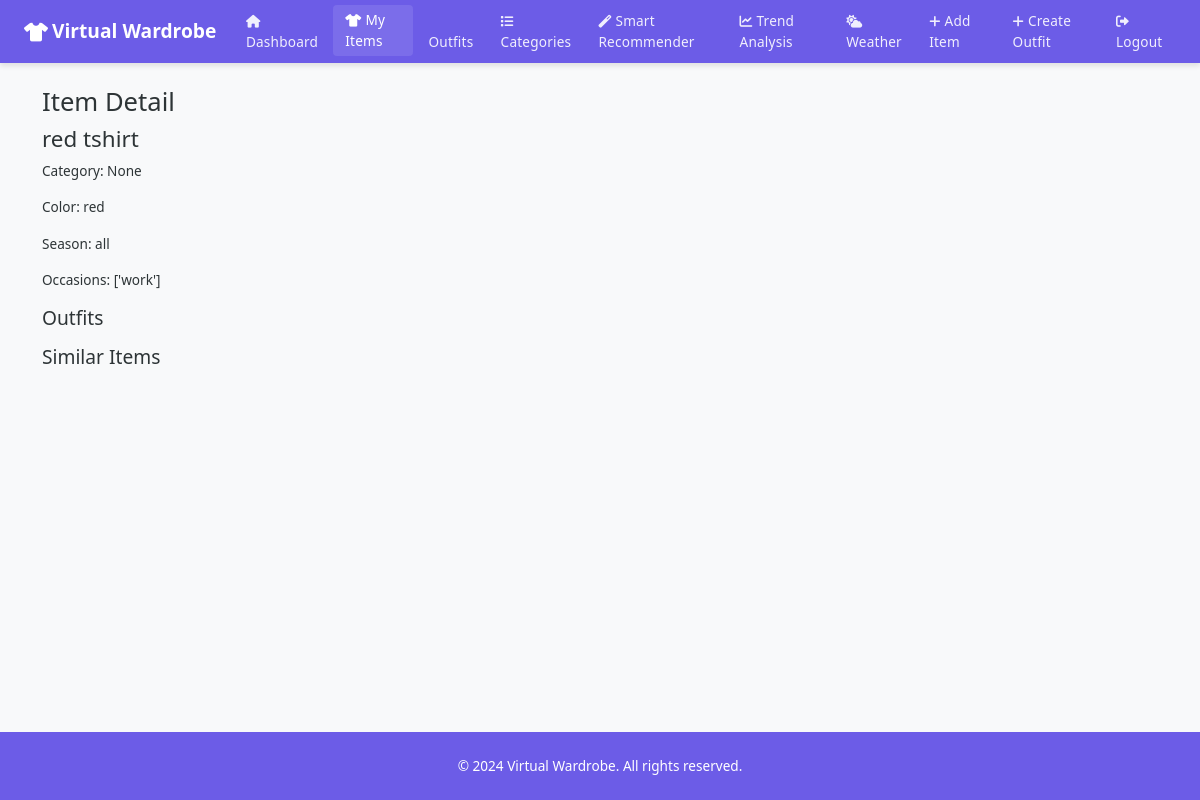
/items/1/ (signed in), run on the app's committed database.
### wardrobe_app/models.py (models this page shows, shortened)
class ClothingItem(models.Model):
    SEASON_CHOICES = [
        ('all', 'All Seasons'),
        ('summer', 'Summer'),
        ('winter', 'Winter'),
        ('spring', 'Spring'),
        ('autumn', 'Autumn'),
    ]
    FIT_CHOICES = [
        ('loose', 'Loose'),
        ('slim', 'Slim'),
        ('regular', 'Regular'),
        ('oversized', 'Oversized'),
        ('fitted', 'Fitted'),
        ('relaxed', 'Relaxed'),
        ('tapered', 'Tapered'),
        ('straight', 'Straight'),
    ]
    OCCASION_CHOICES = [
        ('casual', 'Casual'),
        ('work', 'Work'),
        ('formal', 'Formal'),
        ('sports', 'Sports'),
        ('party', 'Party'),
        ('wedding', 'Wedding'),
        ('interview', 'Interview'),
        ('date', 'Date Night'),
        ('travel', 'Travel'),
        ('beach', 'Beach'),
        ('gym', 'Gym'),
        ('hiking', 'Hiking'),
        ('running', 'Running'),
        ('swimming', 'Swimming'),
        ('business', 'Business'),
        ('cocktail', 'Cocktail'),
        ('evening', 'Evening'),
        ('brunch', 'Brunch'),
        ('picnic', 'Picnic'),
        ('concert', 'Concert'),
        ('festival', 'Festival'),
        ('graduation', 'Graduation'),
        ('prom', 'Prom'),
        ('religious', 'Religious'),
        ('other', 'Other'),
    ]
    PROCESSING_STATUS_CHOICES = [
        ('pending', 'Pending'),
        ('processing', 'Processing'),
        ('completed', 'Completed'),
        ('failed', 'Failed')
    ]
    user = models.ForeignKey(
        User,
        on_delete=models.CASCADE,
        related_name='clothing_items',
        db_index=True
    )
    name = models.CharField(
        max_length=100,
        validators=[
            MinLengthValidator(1, message="Name cannot be empty."),
            RegexValidator(
                regex=r'^[\w\s\-\']+$',
                message="Name can only contain letters, numbers, spaces, hyphens, and apostrophes.",
                code='invalid_name'
            )
        ]
    )
    category = models.ForeignKey(
        ClothingCategory,
        on_delete=models.SET_NULL,
        null=True,
        db_index=True
    )
    color = models.CharField(
        max_length=50,
        validators=[
            MinLengthValidator(2, message="Color must be at least 2 characters long.")
        ]
    )
    season = models.CharField(
        max_length=10,
        choices=SEASON_CHOICES,
        default='all'
    )
    fit = models.CharField(
        max_length=10,
        choices=FIT_CHOICES,
        default='regular'
    )
    fabric_type = models.CharField(max_length=50, blank=True)
    occasions = models.JSONField(default=list)
    image = models.ImageField(
        upload_to='wardrobe_items/',
        null=True,
        blank=True,
        validators=[
            FileExtensionValidator(
                allowed_extensions=['jpg', 'jpeg', 'png', 'gif'],
                message="Only .jpg, .jpeg, .png, and .gif files are allowed."
            )
        ]
    )
    style = models.CharField(max_length=100, blank=True, null=True)
    color_palette = models.JSONField(default=list, blank=True, null=True)
    style_embedding = models.JSONField(default=dict, blank=True, null=True)
    trend_score = models.FloatField(
        null=True,
        blank=True,
        validators=[
            MinValueValidator(0.0, message="Trend score cannot be negative."),
            MaxValueValidator(10.0, message="Trend score cannot exceed 10.")
        ]
    )
    features = models.JSONField(default=dict, blank=True, null=True)  # Store extracted features
    processing_status = models.CharField(
        max_length=20,
        choices=PROCESSING_STATUS_CHOICES,
        default='pending'
    )
    processing_error = models.TextField(blank=True)
    purchase_date = models.DateField(
        null=True,
        blank=True,
        validators=[
            MaxValueValidator(
                limit_value=timezone.now().date,
                message="Purchase date cannot be in the future."
            )
        ]
    )
    brand = models.CharField(max_length=100, blank=True)
    notes = models.TextField(blank=True, max_length=1000)
    created_at = models.DateTimeField(auto_now_add=True)
    updated_at = models.DateTimeField(auto_now=True)
    class Meta:
        ordering = ['-created_at']
        verbose_name_plural = "Clothing Items"

### wardrobe_app/views.py (the view)
# urls.py: path('items/<int:item_id>/', views.item_detail, name='item_detail'),
@login_required
def item_detail(request, item_id):
    item = get_object_or_404(ClothingItem, id=item_id, user=request.user)
    return render(request, 'wardrobe_app/item_detail.html', {'item': item})

### templates/wardrobe_app/item_detail.html (shortened to what this page needs)
{% extends 'base.html' %}
{% block content %}
  <h1>Item Detail</h1>
  <h2>{{ item.name }}</h2>
  <p>Category: {{ item.category }}</p>
  <p>Color: {{ item.color }}</p>
  <p>Season: {{ item.season }}</p>
  <p>Occasions: {{ item.occasions }}</p>
  <h3>Outfits</h3>
  <h3>Similar Items</h3>
{% endblock %}

### templates/base.html (style rules this page uses)
:root { --primary-color: #6c5ce7; --secondary-color: #a8a4e6; --accent-color: #fd79a8; --background-color: #f8f9fa; --text-color: #2d3436; --base-font-size: 0.85rem; }
body { font-family: 'Segoe UI', Tahoma, Geneva, Verdana, sans-serif; background-color: var(--background-color); color: var(--text-color); min-height: 100vh; display: flex; flex-direction: column; font-size: var(--base-font-size); }
.form-label, .form-control, .form-select, .form-text, .card-text, .invalid-feedback, p, li, td, th, .btn, .alert, .badge, .nav-link { font-size: var(--base-font-size) !important; }
h1, .h1 { font-size: 1.6rem !important; }
h2, .h2 { font-size: 1.4rem !important; }
h3, .h3 { font-size: 1.2rem !important; }

### data on the page
ClothingItem: name "red tshirt", category "None", color "red", season "all", occasions "['work']"
